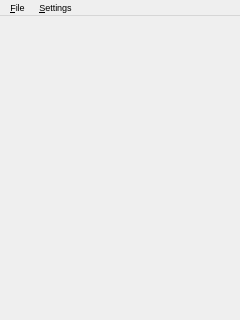
<?xml version="1.0" encoding="UTF-8"?>
<ui version="4.0">
 <class>MainWindow</class>
 <widget class="QMainWindow" name="MainWindow">
  <property name="geometry">
   <rect>
    <x>0</x>
    <y>0</y>
    <width>240</width>
    <height>320</height>
   </rect>
  </property>
  <property name="minimumSize">
   <size>
    <width>240</width>
    <height>320</height>
   </size>
  </property>
  <property name="maximumSize">
   <size>
    <width>240</width>
    <height>320</height>
   </size>
  </property>
  <property name="font">
   <font>
    <pointsize>7</pointsize>
   </font>
  </property>
  <property name="windowTitle">
   <string>MainWindow</string>
  </property>
  <widget class="QWidget" name="centralwidget">
   <layout class="QVBoxLayout" name="verticalLayout">
    <item>
     <widget class="QwtPlot" name="plot">
      <property name="font">
       <font>
        <pointsize>5</pointsize>
       </font>
      </property>
     </widget>
    </item>
   </layout>
  </widget>
  <widget class="QMenuBar" name="menubar">
   <property name="geometry">
    <rect>
     <x>0</x>
     <y>0</y>
     <width>240</width>
     <height>27</height>
    </rect>
   </property>
   <widget class="QMenu" name="menu_File">
    <property name="title">
     <string>&amp;File</string>
    </property>
    <addaction name="action_Quit"/>
   </widget>
   <widget class="QMenu" name="menu_Settings">
    <property name="title">
     <string>&amp;Settings</string>
    </property>
    <addaction name="action_Configure"/>
    <addaction name="action_Load"/>
   </widget>
   <addaction name="menu_File"/>
   <addaction name="menu_Settings"/>
  </widget>
  <action name="action_Quit">
   <property name="text">
    <string>&amp;Quit</string>
   </property>
   <property name="font">
    <font>
     <pointsize>7</pointsize>
    </font>
   </property>
  </action>
  <action name="action_Configure">
   <property name="text">
    <string>&amp;Configure ...</string>
   </property>
   <property name="font">
    <font>
     <pointsize>7</pointsize>
    </font>
   </property>
  </action>
  <action name="action_Load">
   <property name="checkable">
    <bool>true</bool>
   </property>
   <property name="text">
    <string>&amp;Load</string>
   </property>
   <property name="font">
    <font>
     <pointsize>7</pointsize>
    </font>
   </property>
  </action>
 </widget>
 <customwidgets>
  <customwidget>
   <class>QwtPlot</class>
   <extends>QFrame</extends>
   <header>qwt_plot.h</header>
   <container>1</container>
  </customwidget>
 </customwidgets>
 <resources/>
 <connections/>
</ui>
